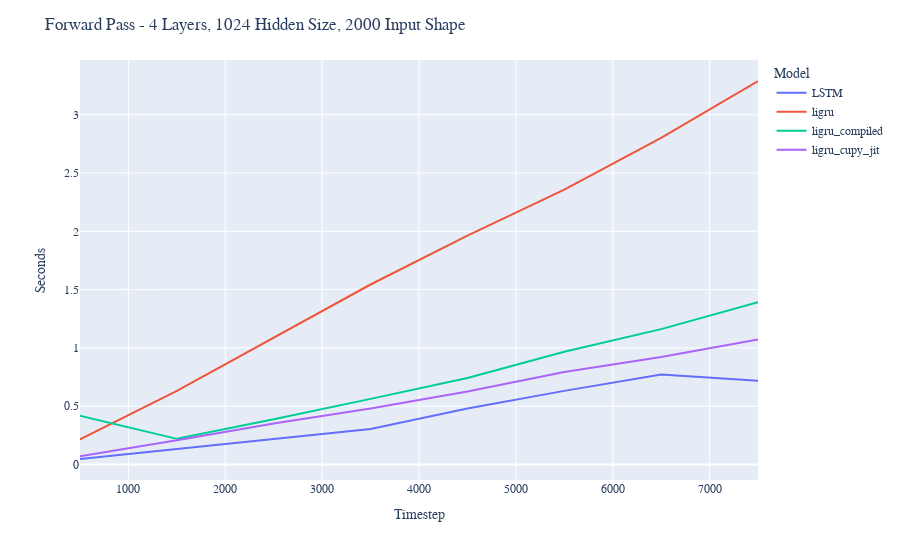

Notebook code for this chart:
### Code cell
fig = px.line(df,y="Inference (s)",
                 x="Timestep",
                 color='Model')

fig.update_yaxes(title_text="Seconds")

fig.update_layout(title="Forward Pass - 4 Layers, 1024 Hidden Size, 2000 Input Shape",
                 font_family="Rockwell")

### Figure 1 — Plotly figure (JSON) as saved in the notebook; plotly's stock layout.template omitted (floating-point values rounded to 4 significant figures)
{"data": [{"hovertemplate": "Model=LSTM<br>Timestep=%{x}<br>Inference (s)=%{y}<extra></extra>", "legendgroup": "LSTM", "line": {"color": "#636efa", "dash": "solid"}, "marker": {"symbol": "circle"}, "mode": "lines", "name": "LSTM", "orientation": "v", "showlegend": true, "type": "scatter", "x": [500, 500, 500, 1500, 2500, 3500, 4500, 5500, 6500, 7500], "xaxis": "x", "y": [0.04736, 0.04756, 0.0478, 0.1349, 0.2185, 0.304, 0.4811, 0.6317, 0.772, 0.7179], "yaxis": "y"}, {"hovertemplate": "Model=ligru<br>Timestep=%{x}<br>Inference (s)=%{y}<extra></extra>", "legendgroup": "ligru", "line": {"color": "#EF553B", "dash": "solid"}, "marker": {"symbol": "circle"}, "mode": "lines", "name": "ligru", "orientation": "v", "showlegend": true, "type": "scatter", "x": [500, 500, 500, 1500, 2500, 3500, 4500, 5500, 6500, 7500], "xaxis": "x", "y": [0.2196, 0.2193, 0.2158, 0.6324, 1.085, 1.544, 1.963, 2.357, 2.801, 3.289], "yaxis": "y"}, {"hovertemplate": "Model=ligru_compiled<br>Timestep=%{x}<br>Inference (s)=%{y}<extra></extra>", "legendgroup": "ligru_compiled", "line": {"color": "#00cc96", "dash": "solid"}, "marker": {"symbol": "circle"}, "mode": "lines", "name": "ligru_compiled", "orientation": "v", "showlegend": true, "type": "scatter", "x": [500, 500, 500, 1500, 2500, 3500, 4500, 5500, 6500, 7500], "xaxis": "x", "y": [0.421, 0.4183, 0.4189, 0.2201, 0.3877, 0.5629, 0.7423, 0.9676, 1.161, 1.392], "yaxis": "y"}, {"hovertemplate": "Model=ligru_cupy_jit<br>Timestep=%{x}<br>Inference (s)=%{y}<extra></extra>", "legendgroup": "ligru_cupy_jit", "line": {"color": "#ab63fa", "dash": "solid"}, "marker": {"symbol": "circle"}, "mode": "lines", "name": "ligru_cupy_jit", "orientation": "v", "showlegend": true, "type": "scatter", "x": [500, 1500, 2500, 3500, 4500, 5500, 6500, 7500], "xaxis": "x", "y": [0.07065, 0.2075, 0.3526, 0.4811, 0.6265, 0.7934, 0.9219, 1.073], "yaxis": "y"}], "layout": {"font": {"family": "Rockwell"}, "legend": {"title": {"text": "Model"}, "tracegroupgap": 0}, "margin": {"t": 60}, "title": {"text": "Forward Pass - 4 Layers, 1024 Hidden Size, 2000 Input Shape"}, "xaxis": {"anchor": "y", "domain": [0, 1], "title": {"text": "Timestep"}}, "yaxis": {"anchor": "x", "domain": [0, 1], "title": {"text": "Seconds"}}}}
